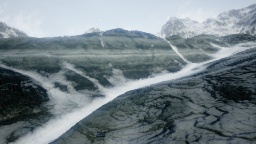
#> input picture dataset/image_0.jpg, 256 x 144 px, found by its file name
$ python feature_detection.py
#> lines starting #> are read from the running program, lines starting #| are printed output that depends on the picture; after the words box and inside, x2 and y2 are one past the last pixel; in counts of white or black regions, pixels touching at a corner belong together
import cv2

# Load image
img = cv2.imread("dataset/image_0.jpg")
#> img is the input picture: shape (144, 256, 3); mean B, G, R 135.1, 129.2, 117.1

# Convert to grayscale
gray = cv2.cvtColor(img, cv2.COLOR_BGR2GRAY)

# Detect corners
corners = cv2.goodFeaturesToTrack(gray, 100, 0.01, 10)
#> corners = 100 rows, first 8: [104, 96], [186, 63], [55, 86], [245, 32], [216, 118], [168, 130], [227, 112], [109, 79]

# Convert corner coordinates to integers
corners = corners.astype(int)

# Draw circles around detected corners
for corner in corners:
    x, y = corner.ravel()
    cv2.circle(img, (x, y), 4, (0, 255, 0), -1)
#> this loop made 100 passes
#> (x, y) on passes 1 to 12: (104, 96), (186, 63), (55, 86), (245, 32), (216, 118), (168, 130), (227, 112), (109, 79), (164, 38), (48, 99), (140, 79), (170, 49)
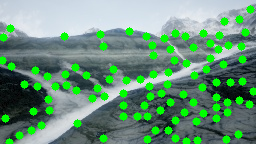
#> img: shape (144, 256, 3); 13.2% of pixels changed, all inside (x1, y1, x2, y2) = (0, 5, 256, 144)

# Show result
cv2.imshow("Feature Detection", img)

cv2.waitKey(0)
cv2.destroyAllWindows()

$ run again, with dataset/image_1.jpg copied over dataset/image_0.jpg
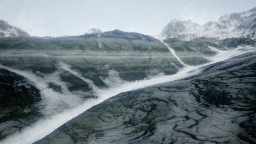
#> input picture dataset/image_1.jpg, 256 x 144 px, found by its file name
#> img is the input picture: shape (144, 256, 3); mean B, G, R 134.6, 128.5, 116.4
#> corners = 100 rows, first 8: [245, 36], [97, 97], [183, 66], [39, 90], [164, 41], [189, 118], [48, 83], [207, 116]
#> the loop `for corner in corners:` made 100 passes
#> after the loop `for corner in corners:`:
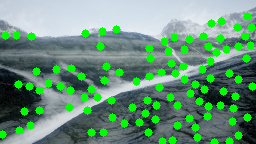
#> img: shape (144, 256, 3); 13.2% of pixels changed, all inside (x1, y1, x2, y2) = (0, 12, 256, 144)

$ run again, with dataset/image_2.jpg copied over dataset/image_0.jpg
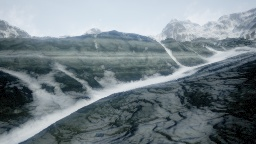
#> input picture dataset/image_2.jpg, 256 x 144 px, found by its file name
#> img is the input picture: shape (144, 256, 3); mean B, G, R 134.1, 128.1, 116.2
#> corners = 100 rows, first 8: [245, 37], [32, 91], [89, 98], [53, 87], [42, 87], [170, 119], [131, 81], [95, 77]
#> the loop `for corner in corners:` made 100 passes
#> after the loop `for corner in corners:`:
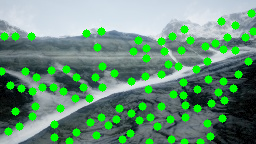
#> img: shape (144, 256, 3); 13.12% of pixels changed, all inside (x1, y1, x2, y2) = (0, 9, 256, 144)

$ run again, with dataset/image_3.jpg copied over dataset/image_0.jpg
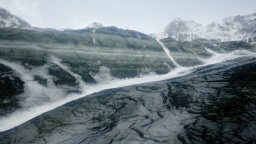
#> input picture dataset/image_3.jpg, 256 x 144 px, found by its file name
#> img is the input picture: shape (144, 256, 3); mean B, G, R 130.4, 124.7, 112.8
#> corners = 100 rows, first 8: [23, 82], [34, 79], [175, 66], [160, 40], [81, 92], [126, 78], [148, 117], [90, 72]
#> the loop `for corner in corners:` made 100 passes
#> after the loop `for corner in corners:`:
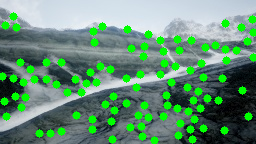
#> img: shape (144, 256, 3); 13.24% of pixels changed, all inside (x1, y1, x2, y2) = (0, 12, 256, 144)
